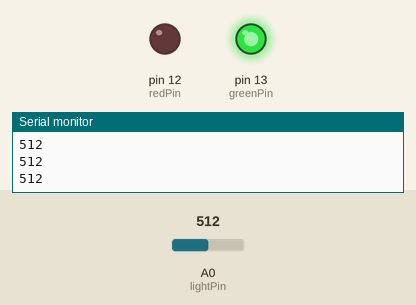
This sketch was run on a simulated Arduino Uno, built with avr-gcc and run on an emulated ATmega328P. Shown: output pins drawn as LEDs (lit = HIGH), the last lines printed to the serial monitor. Inputs (shaded band) come from the test bench; at power-on: A0 (lightPin) = 512.

Above: at 1.2 s.
1.3 s: A0 (lightPin) set to 23
2.8 s: A0 (lightPin) set to 19
At 4.0 s:
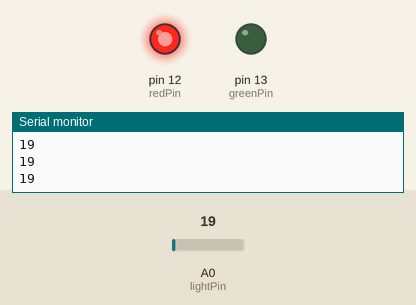
4.3 s: A0 (lightPin) set to 122
At 5.2 s:
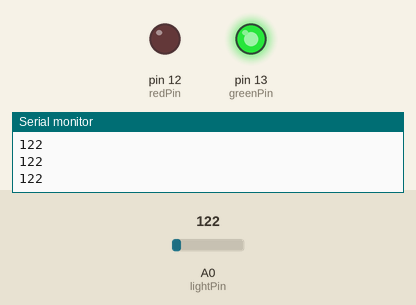
5.8 s: A0 (lightPin) set to 10
At 6.3 s:
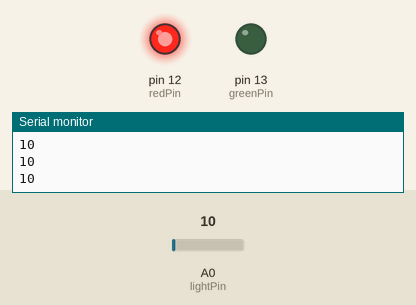
Timing chart, 0 to 8.3 s (numbered marks = the images above; inputs shaded):
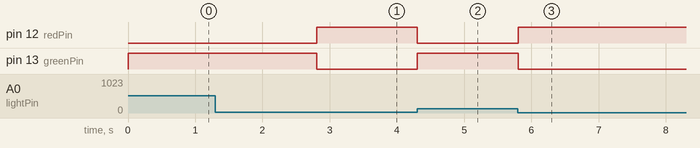

Measured:
- the behaviour switches between 21 and 20 on A0 (lightPin) (found by bisection; images 0 and 1)
- after the input at 2.8 s, pin 12 (redPin): LOW → HIGH at once; pin 13 (greenPin): HIGH → LOW at once
- after the input at 4.3 s, pin 12 (redPin): HIGH → LOW at once; pin 13 (greenPin): LOW → HIGH at once
- after the input at 5.8 s, pin 12 (redPin): LOW → HIGH at once; pin 13 (greenPin): HIGH → LOW at once

The sketch:

INO_PHOTORESISTOR.ino
```cpp
int lightPin = A0;
int greenPin = 13;
int redPin = 12;
int lightVal;
int delayT = 250;

void setup() {
  // put your setup code here, to run once:
  pinMode(lightPin,INPUT);
  pinMode(greenPin,OUTPUT);
  pinMode(redPin,OUTPUT);

  Serial.begin(9600);
}

void loop() {
  // put your main code here, to run repeatedly:
  lightVal = analogRead(lightPin);
  Serial.println(lightVal);
  if(lightVal>20){
    digitalWrite(greenPin,HIGH);
    digitalWrite(redPin,LOW);
  }else{
    digitalWrite(greenPin,LOW);
    digitalWrite(redPin,HIGH);
  }
//  delay(delayT);
}
```
